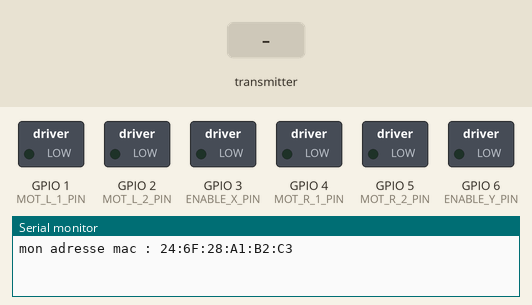
This sketch was run on a simulated ESP32. Parts: switched loads named in the sketch (green lamp = pin HIGH), the last lines printed to the serial monitor. Inputs (shaded band) come from the test bench.

Above: at 3.2 s.
3.3 s: the transmitter starts sending X = 1024
At 4.02 s:
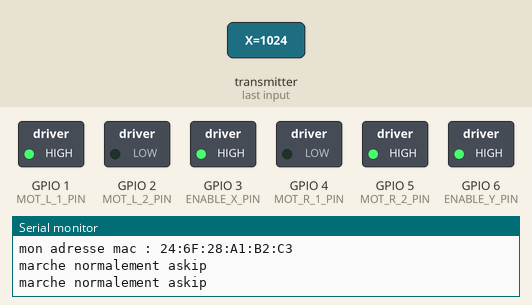
6.3 s: the transmitter starts sending Y = 1024
At 7.02 s:
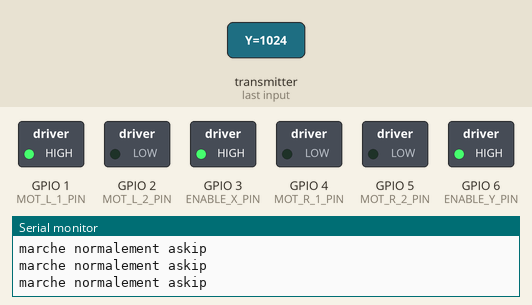
9.3 s: the transmitter starts sending X = 0
At 10.02 s:
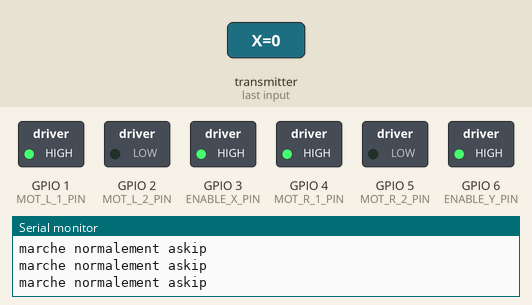
12.3 s: the transmitter starts sending X = 2048
At 12.72 s:
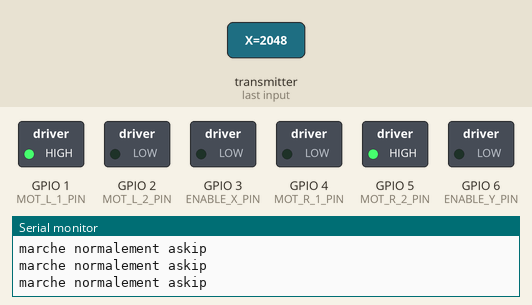
15.3 s: the transmitter starts sending Y = 2048
At 15.72 s:
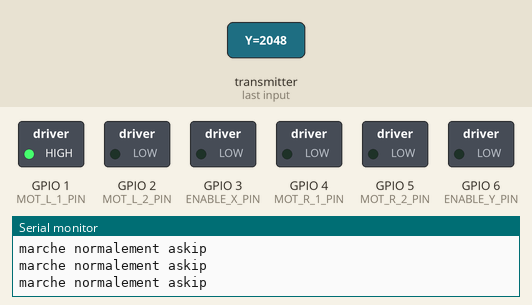
Timing chart, 0 to 19.3 s (numbered marks = the images above; inputs shaded):
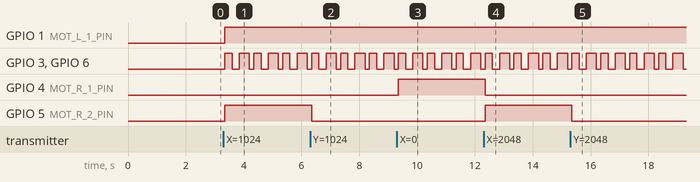

The sketch:

Voiture.ino
```cpp
#include <Arduino.h>
#include <esp_now.h>
#include <WiFi.h>

#define MOT_L_1_PIN D0
#define MOT_L_2_PIN D1
#define MOT_R_1_PIN D3
#define MOT_R_2_PIN D4

#define ENABLE_X_PIN  D2
#define ENABLE_Y_PIN  D5

#define R_PIN D9
#define G_PIN D8
#define B_PIN D7

#define ZONE_MORTE 20

typedef struct {
  int X, Y;
} potValues;

typedef struct {
  int gauche;
  int droite;
} moteur;

volatile potValues joystick = {0, 0};   // volatile -> used in ISR/callback
volatile moteur puissance = {0, 0};
volatile bool flag_com = false;

void writeSpeed();
void convertDataToCommand(int X, int Y);

// Callback when data is received
void OnDataRecv(const esp_now_recv_info* mac, const uint8_t* incomingData, int len) {
  if (len == sizeof(joystick)) {
    memcpy((void*)&joystick, incomingData, sizeof(joystick));
    convertDataToCommand(joystick.X, joystick.Y);
    writeSpeed();
    Serial.println("marche normalement askip");
    flag_com = true;
    /*analogWrite(R_PIN, 255);
    analogWrite(G_PIN, 200); // ça roule
    analogWrite(B_PIN, 255);*/
  }else{
    Serial.println("marche presque");
  }
}

void setup() {
  Serial.begin(115200);

  // Minimal Wi-Fi init for ESP-NOW only
  WiFi.mode(WIFI_STA);
  //WiFi.disconnect(true);   // saves power by avoiding AP scanning

  if (esp_now_init() != ESP_OK) {
    Serial.println("Erreur initialisation ESP-NOW");
    ESP.restart();
  }

  esp_now_register_recv_cb(OnDataRecv);

  pinMode(MOT_L_1_PIN, OUTPUT);
  pinMode(MOT_R_1_PIN, OUTPUT);
  pinMode(MOT_L_2_PIN, OUTPUT);
  pinMode(MOT_R_2_PIN, OUTPUT);

  /*pinMode(R_PIN, OUTPUT);
  pinMode(G_PIN, OUTPUT);
  pinMode(B_PIN, OUTPUT);*/

  // Motor driver enable pins
  pinMode(ENABLE_X_PIN, OUTPUT);
  pinMode(ENABLE_Y_PIN, OUTPUT);
  digitalWrite(ENABLE_X_PIN, LOW); // start disabled
  digitalWrite(ENABLE_Y_PIN, LOW);

  delay(2000);  //pour que ça s'affiche quand tu le branche l'IDE Arduino est trop lent
  Serial.print("mon adresse mac : ");
  Serial.println(WiFi.macAddress());
}

void loop() {
  // Sleep to reduce CPU load when idle
  delay(200);
  if(!flag_com){
    puissance.gauche = 0;
    puissance.droite = 0;
    writeSpeed();
    /*analogWrite(R_PIN, 200); //plus de com
    analogWrite(G_PIN, 255);
    analogWrite(B_PIN, 255);*/
  }
  flag_com = false;
  /*puissance.gauche = 250;
  puissance.droite = 250;
  writeSpeed();
  delay(1000);
  puissance.gauche = -250;
  puissance.droite = 250;
  writeSpeed();
  delay(1000);
  puissance.gauche = 0;
  puissance.droite = 0;
  writeSpeed();*/
}

// ----------- Motor Functions -----------

void writeSpeed() {
  // If both motors are stopped, disable driver for power saving
  if (puissance.gauche > -ZONE_MORTE && puissance.gauche < ZONE_MORTE && puissance.droite > -ZONE_MORTE && puissance.droite < ZONE_MORTE) {
    digitalWrite(ENABLE_X_PIN, LOW);
    digitalWrite(ENABLE_Y_PIN, LOW);
    return;
  } else {
    digitalWrite(ENABLE_X_PIN, HIGH);
    digitalWrite(ENABLE_Y_PIN, HIGH);
  }

  // Left motor
  if (puissance.gauche > 0) {
    analogWrite(MOT_L_1_PIN, puissance.gauche);
    analogWrite(MOT_L_2_PIN, 0);
  } else {
    analogWrite(MOT_L_1_PIN, 0);
    analogWrite(MOT_L_2_PIN, -puissance.gauche);
  }

  // Right motor
  if (puissance.droite > 0) {
    analogWrite(MOT_R_1_PIN, puissance.droite);
    analogWrite(MOT_R_2_PIN, 0);
  } else {
    analogWrite(MOT_R_1_PIN, 0);
    analogWrite(MOT_R_2_PIN, -puissance.droite);
  }
}

void convertDataToCommand(int X, int Y) {
  // Approximation avoids sqrtf + atan2f (heavy floating point!)
  // Simple mix: forward/backward = Y, turn = X
  puissance.gauche = constrain(Y + X, -255, 255);
  puissance.droite = constrain(Y - X, -255, 255);
}
```

Measured:
- after the input at 3.3 s, GPIO 1 (MOT_L_1_PIN), GPIO 5 (MOT_R_2_PIN): LOW → HIGH after 0.05 s; GPIO 3 (ENABLE_X_PIN), GPIO 6 (ENABLE_Y_PIN): LOW → HIGH after 0.05 s, then repeats every 1.0 s: LOW 0.25 s, HIGH 0.35 s, LOW 0.15 s, HIGH 0.25 s
- after the input at 6.3 s, GPIO 5 (MOT_R_2_PIN): HIGH → LOW after 0.05 s
- after the input at 9.3 s, GPIO 4 (MOT_R_1_PIN): LOW → HIGH after 0.05 s
- after the input at 12.3 s, GPIO 4 (MOT_R_1_PIN): HIGH → LOW after 0.05 s; GPIO 5 (MOT_R_2_PIN): LOW → HIGH after 0.05 s
- after the input at 15.3 s, GPIO 5 (MOT_R_2_PIN): HIGH → LOW after 0.05 s
